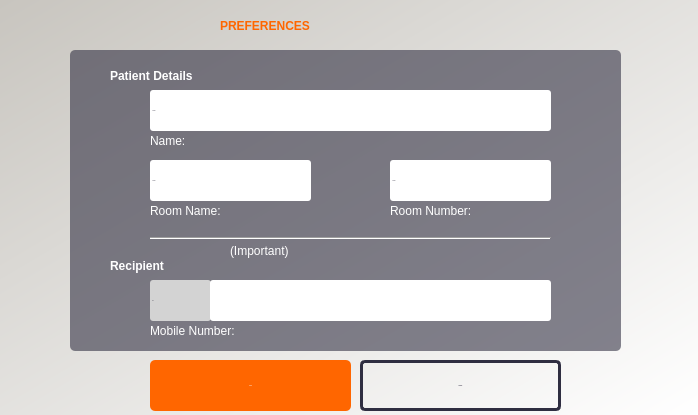
<?xml version="1.0" encoding="UTF-8"?>
<ui version="4.0">
 <class>Dialog</class>
 <widget class="QDialog" name="Dialog">
  <property name="geometry">
   <rect>
    <x>0</x>
    <y>0</y>
    <width>698</width>
    <height>415</height>
   </rect>
  </property>
  <property name="windowTitle">
   <string>Preferences</string>
  </property>
  <property name="toolTip">
   <string/>
  </property>
  <property name="statusTip">
   <string notr="true"/>
  </property>
  <property name="whatsThis">
   <string notr="true"/>
  </property>
  <property name="styleSheet">
   <string notr="true">QDialog#Dialog{
background-color:qlineargradient(spread:pad, x1:0.005, y1:0, x2:1, y2:1, stop:0 rgba(200, 197, 191, 255), stop:1 rgba(255, 255, 255, 255))}</string>
  </property>
  <property name="sizeGripEnabled">
   <bool>false</bool>
  </property>
  <widget class="QPushButton" name="btnScan">
   <property name="geometry">
    <rect>
     <x>150</x>
     <y>360</y>
     <width>201</width>
     <height>51</height>
    </rect>
   </property>
   <property name="font">
    <font>
     <family>Montserrat</family>
     <pointsize>-1</pointsize>
     <weight>75</weight>
     <italic>false</italic>
     <bold>true</bold>
    </font>
   </property>
   <property name="toolTip">
    <string>&lt;html&gt;&lt;head/&gt;&lt;body&gt;&lt;p&gt;&lt;span style=&quot; font-size:12pt;&quot;&gt;Save the data&lt;/span&gt;&lt;/p&gt;&lt;/body&gt;&lt;/html&gt;</string>
   </property>
   <property name="styleSheet">
    <string notr="true">color: #ffffff;
border-radius:5px;
background-color: rgb(255, 102, 0);
padding: 10px;
font: 31px &quot;Montserrat&quot;;
font-weight: bold;
icon-size: 40px;</string>
   </property>
   <property name="text">
    <string>SAVE</string>
   </property>
   <property name="icon">
    <iconset>
     <normaloff>../images/icons/icon-save.png</normaloff>../images/icons/icon-save.png</iconset>
   </property>
   <property name="flat">
    <bool>false</bool>
   </property>
  </widget>
  <widget class="QPushButton" name="btnScan_2">
   <property name="geometry">
    <rect>
     <x>360</x>
     <y>360</y>
     <width>201</width>
     <height>51</height>
    </rect>
   </property>
   <property name="font">
    <font>
     <family>Montserrat</family>
     <pointsize>-1</pointsize>
     <weight>75</weight>
     <italic>false</italic>
     <bold>true</bold>
    </font>
   </property>
   <property name="toolTip">
    <string>&lt;html&gt;&lt;head/&gt;&lt;body&gt;&lt;p&gt;START THE APP&lt;/p&gt;&lt;/body&gt;&lt;/html&gt;</string>
   </property>
   <property name="styleSheet">
    <string notr="true">QPushButton{
	color:rgb(47, 46, 65);
	border-radius:5px;
	border: 3px solid rgb(47, 46, 65);
	padding: 10px;
	font: 31px &quot;Montserrat&quot;;
	font-weight: bold;
	icon-size: 40px;

}
QPushButton:hover{
	background-color:rgb(47, 46, 65);
    color: palette(light);
}</string>
   </property>
   <property name="text">
    <string>CANCEL</string>
   </property>
   <property name="icon">
    <iconset>
     <normaloff>../images/icons/icon-cancel.png</normaloff>../images/icons/icon-cancel.png</iconset>
   </property>
   <property name="flat">
    <bool>false</bool>
   </property>
  </widget>
  <widget class="QGroupBox" name="groupBox">
   <property name="geometry">
    <rect>
     <x>70</x>
     <y>50</y>
     <width>551</width>
     <height>301</height>
    </rect>
   </property>
   <property name="styleSheet">
    <string notr="true">QGroupBox#groupBox{
	background-color:rgb(47, 46, 65,150);
	border-radius:5px;
}</string>
   </property>
   <property name="title">
    <string/>
   </property>
   <widget class="QLineEdit" name="txtName">
    <property name="geometry">
     <rect>
      <x>80</x>
      <y>40</y>
      <width>401</width>
      <height>41</height>
     </rect>
    </property>
    <property name="font">
     <font>
      <family>Montserrat</family>
      <pointsize>-1</pointsize>
      <weight>50</weight>
      <italic>false</italic>
      <bold>false</bold>
     </font>
    </property>
    <property name="styleSheet">
     <string notr="true">border-radius:3px;
background-color:#ffffff;
color:rgb(47, 46, 65);
font: 21px &quot;Montserrat&quot;;
</string>
    </property>
    <property name="text">
     <string> Not set</string>
    </property>
    <property name="maxLength">
     <number>45</number>
    </property>
    <property name="alignment">
     <set>Qt::AlignLeading|Qt::AlignLeft|Qt::AlignVCenter</set>
    </property>
   </widget>
   <widget class="QLabel" name="label_2">
    <property name="geometry">
     <rect>
      <x>40</x>
      <y>10</y>
      <width>191</width>
      <height>31</height>
     </rect>
    </property>
    <property name="styleSheet">
     <string notr="true">font: 24px &quot;Montserrat&quot;;
font-weight:bold;
color: #ffffff;</string>
    </property>
    <property name="text">
     <string>Patient Details</string>
    </property>
   </widget>
   <widget class="QLabel" name="label_3">
    <property name="geometry">
     <rect>
      <x>80</x>
      <y>80</y>
      <width>71</width>
      <height>21</height>
     </rect>
    </property>
    <property name="styleSheet">
     <string notr="true">font: 19px &quot;Montserrat&quot;;
color: #ffffff;</string>
    </property>
    <property name="text">
     <string>Name:</string>
    </property>
   </widget>
   <widget class="QLabel" name="label_4">
    <property name="geometry">
     <rect>
      <x>80</x>
      <y>150</y>
      <width>131</width>
      <height>21</height>
     </rect>
    </property>
    <property name="styleSheet">
     <string notr="true">font: 19px &quot;Montserrat&quot;;
color: #ffffff;</string>
    </property>
    <property name="text">
     <string>Room Name:</string>
    </property>
   </widget>
   <widget class="QLineEdit" name="txtName_3">
    <property name="geometry">
     <rect>
      <x>320</x>
      <y>110</y>
      <width>161</width>
      <height>41</height>
     </rect>
    </property>
    <property name="font">
     <font>
      <family>Montserrat</family>
      <pointsize>-1</pointsize>
      <weight>50</weight>
      <italic>false</italic>
      <bold>false</bold>
     </font>
    </property>
    <property name="styleSheet">
     <string notr="true">border-radius:3px;
background-color:#ffffff;
color:rgb(47, 46, 65);
font: 21px &quot;Montserrat&quot;;
</string>
    </property>
    <property name="text">
     <string> Not set</string>
    </property>
    <property name="maxLength">
     <number>10</number>
    </property>
    <property name="alignment">
     <set>Qt::AlignLeading|Qt::AlignLeft|Qt::AlignVCenter</set>
    </property>
   </widget>
   <widget class="QLabel" name="label_6">
    <property name="geometry">
     <rect>
      <x>40</x>
      <y>200</y>
      <width>191</width>
      <height>31</height>
     </rect>
    </property>
    <property name="styleSheet">
     <string notr="true">font: 24px &quot;Montserrat&quot;;
font-weight:bold;
color: #ffffff;</string>
    </property>
    <property name="text">
     <string>Recipient</string>
    </property>
   </widget>
   <widget class="QLineEdit" name="txtName_4">
    <property name="enabled">
     <bool>false</bool>
    </property>
    <property name="geometry">
     <rect>
      <x>80</x>
      <y>230</y>
      <width>61</width>
      <height>41</height>
     </rect>
    </property>
    <property name="font">
     <font>
      <family>Montserrat</family>
      <pointsize>-1</pointsize>
      <weight>50</weight>
      <italic>false</italic>
      <bold>false</bold>
     </font>
    </property>
    <property name="styleSheet">
     <string notr="true">border-radius:3px;
background-color: rgb(211, 211, 211);
color:rgb(47, 46, 65);
font: 21px &quot;Montserrat&quot;;
</string>
    </property>
    <property name="text">
     <string>+63</string>
    </property>
    <property name="maxLength">
     <number>45</number>
    </property>
    <property name="alignment">
     <set>Qt::AlignLeading|Qt::AlignLeft|Qt::AlignVCenter</set>
    </property>
   </widget>
   <widget class="QLabel" name="label_7">
    <property name="geometry">
     <rect>
      <x>80</x>
      <y>270</y>
      <width>161</width>
      <height>21</height>
     </rect>
    </property>
    <property name="styleSheet">
     <string notr="true">font: 19px &quot;Montserrat&quot;;
color: #ffffff;</string>
    </property>
    <property name="text">
     <string>Mobile Number:</string>
    </property>
   </widget>
   <widget class="QLabel" name="label_8">
    <property name="geometry">
     <rect>
      <x>160</x>
      <y>190</y>
      <width>131</width>
      <height>21</height>
     </rect>
    </property>
    <property name="styleSheet">
     <string notr="true">font: 15px &quot;Montserrat&quot;;
color: #ffffff;</string>
    </property>
    <property name="text">
     <string>(Important)</string>
    </property>
   </widget>
   <widget class="QLineEdit" name="txtName_5">
    <property name="enabled">
     <bool>true</bool>
    </property>
    <property name="geometry">
     <rect>
      <x>140</x>
      <y>230</y>
      <width>341</width>
      <height>41</height>
     </rect>
    </property>
    <property name="font">
     <font>
      <family>Montserrat</family>
      <pointsize>-1</pointsize>
      <weight>50</weight>
      <italic>false</italic>
      <bold>false</bold>
     </font>
    </property>
    <property name="styleSheet">
     <string notr="true">border-radius:3px;
background-color:#ffffff;
color:rgb(47, 46, 65);
font: 21px &quot;Montserrat&quot;;
padding-left:10px;
</string>
    </property>
    <property name="text">
     <string/>
    </property>
    <property name="maxLength">
     <number>10</number>
    </property>
    <property name="alignment">
     <set>Qt::AlignLeading|Qt::AlignLeft|Qt::AlignVCenter</set>
    </property>
   </widget>
   <widget class="QLineEdit" name="txtName_2">
    <property name="geometry">
     <rect>
      <x>80</x>
      <y>110</y>
      <width>161</width>
      <height>41</height>
     </rect>
    </property>
    <property name="font">
     <font>
      <family>Montserrat</family>
      <pointsize>-1</pointsize>
      <weight>50</weight>
      <italic>false</italic>
      <bold>false</bold>
     </font>
    </property>
    <property name="styleSheet">
     <string notr="true">border-radius:3px;
background-color:#ffffff;
color:rgb(47, 46, 65);
font: 21px &quot;Montserrat&quot;;
</string>
    </property>
    <property name="text">
     <string> Not set</string>
    </property>
    <property name="maxLength">
     <number>20</number>
    </property>
    <property name="alignment">
     <set>Qt::AlignLeading|Qt::AlignLeft|Qt::AlignVCenter</set>
    </property>
   </widget>
   <widget class="QLabel" name="label_5">
    <property name="geometry">
     <rect>
      <x>320</x>
      <y>150</y>
      <width>151</width>
      <height>21</height>
     </rect>
    </property>
    <property name="styleSheet">
     <string notr="true">font: 19px &quot;Montserrat&quot;;
color: #ffffff;</string>
    </property>
    <property name="text">
     <string>Room Number:</string>
    </property>
   </widget>
   <widget class="Line" name="line">
    <property name="geometry">
     <rect>
      <x>80</x>
      <y>180</y>
      <width>401</width>
      <height>16</height>
     </rect>
    </property>
    <property name="orientation">
     <enum>Qt::Horizontal</enum>
    </property>
   </widget>
  </widget>
  <widget class="QLabel" name="label">
   <property name="geometry">
    <rect>
     <x>220</x>
     <y>10</y>
     <width>291</width>
     <height>31</height>
    </rect>
   </property>
   <property name="styleSheet">
    <string notr="true">font: 38px &quot;Montserrat&quot;;
font-weight:600;
color: rgb(255, 102, 0);</string>
   </property>
   <property name="text">
    <string>PREFERENCES</string>
   </property>
  </widget>
  <widget class="QLabel" name="imgStartScreenLogo_2">
   <property name="geometry">
    <rect>
     <x>460</x>
     <y>60</y>
     <width>331</width>
     <height>261</height>
    </rect>
   </property>
   <property name="text">
    <string/>
   </property>
   <property name="pixmap">
    <pixmap>../images/hello.png</pixmap>
   </property>
   <property name="scaledContents">
    <bool>true</bool>
   </property>
  </widget>
  <widget class="QPushButton" name="btnKeyboard">
   <property name="geometry">
    <rect>
     <x>640</x>
     <y>10</y>
     <width>41</width>
     <height>31</height>
    </rect>
   </property>
   <property name="styleSheet">
    <string notr="true">icon-size: 42px;
background-color: transparent;
border: none;</string>
   </property>
   <property name="text">
    <string/>
   </property>
   <property name="icon">
    <iconset>
     <normaloff>../images/icons/icon-toggle_keyboard.png</normaloff>../images/icons/icon-toggle_keyboard.png</iconset>
   </property>
  </widget>
  <zorder>imgStartScreenLogo_2</zorder>
  <zorder>btnScan</zorder>
  <zorder>btnScan_2</zorder>
  <zorder>groupBox</zorder>
  <zorder>label</zorder>
  <zorder>btnKeyboard</zorder>
 </widget>
 <resources/>
 <connections/>
</ui>
